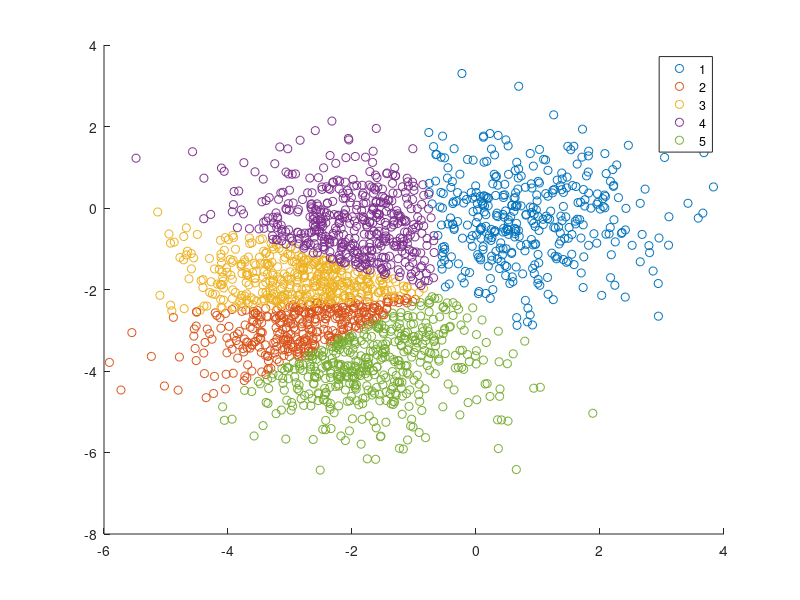

Write the MATLAB code that produced this figure. (Note: this script raises an error after producing the figure.)
clc;
clear;
mu = (rand(5,2)-0.5)*10;
sigma = [1 1]; % shared diagonal covariance matrix
gm = gmdistribution(mu,sigma);
X = random(gm, 2000);
[n,p] = size(X);
rng(1) % For reproducibility

% figure
% plot(X(:,1),X(:,2),'.','MarkerSize',15)
% title('Fisher''s Iris Data Set')
% xlabel('Petal length (cm)')
% ylabel('Petal width (cm)')
gmBest = fitgmdist(X,5,'CovarianceType','full','SharedCovariance',false);
clusterX = cluster(gm,X);
kGMM = gmBest.NumComponents;
d = 500;
x1 = linspace(min(X(:,1)) - 2,max(X(:,1)) + 2,d);
x2 = linspace(min(X(:,2)) - 2,max(X(:,2)) + 2,d);
[x1grid,x2grid] = meshgrid(x1,x2);
X0 = [x1grid(:) x2grid(:)];
mahalDist = mahal(gmBest,X0);
threshold = sqrt(chi2inv(0.99,2));

figure
h1 = gscatter(X(:,1),X(:,2),clusterX);
hold on
for j = 1:kGMM
    idx = mahalDist(:,j)<=threshold;
    Color = h1(j).Color*0.75 + -0.5*(h1(j).Color - 1);
    h2 = plot(X0(idx,1),X0(idx,2),'.','Color',Color,'MarkerSize',1);
    uistack(h2,'bottom')
end
plot(gmBest.mu(:,1),gmBest.mu(:,2),'kx','LineWidth',2,'MarkerSize',10)
title('Clustered Data and Component Structures')
xlabel('Petal length (cm)')
ylabel('Petal width (cm)')
% legend(h1,'Cluster 1','Cluster 2','Cluster 3','Location','NorthWest')
hold off
%%
options.max_iter = 100;
options.bhat_dis_threshold = 1;
options.start_merge_threshold = 1;
options.stop_criteria = 5;
options.parallel = false;
options.display = true;
gmm_k_means = GMM_K_means(X,10,options);
gmm_k_means.BUILD_GMM();
gmBest = gmm_k_means.gmm_final;


clusterX = cluster(gmBest,X);
kGMM = gmBest.NumComponents;
d = 500;
x1 = linspace(min(X(:,1)) - 2,max(X(:,1)) + 2,d);
x2 = linspace(min(X(:,2)) - 2,max(X(:,2)) + 2,d);
[x1grid,x2grid] = meshgrid(x1,x2);
X0 = [x1grid(:) x2grid(:)];
mahalDist = mahal(gmBest,X0);
threshold = sqrt(chi2inv(0.99,2));

figure
h1 = gscatter(X(:,1),X(:,2),clusterX);
hold on
for j = 1:kGMM
    idx = mahalDist(:,j)<=threshold;
    Color = h1(j).Color*0.75 + -0.5*(h1(j).Color - 1);
    h2 = plot(X0(idx,1),X0(idx,2),'.','Color',Color,'MarkerSize',1);
    uistack(h2,'bottom')
end
plot(gmBest.mu(:,1),gmBest.mu(:,2),'kx','LineWidth',2,'MarkerSize',10)
title('Clustered Data and Component Structures')
xlabel('Petal length (cm)')
ylabel('Petal width (cm)')
% legend(h1,'Cluster 1','Cluster 2','Cluster 3','Location','NorthWest')
hold off